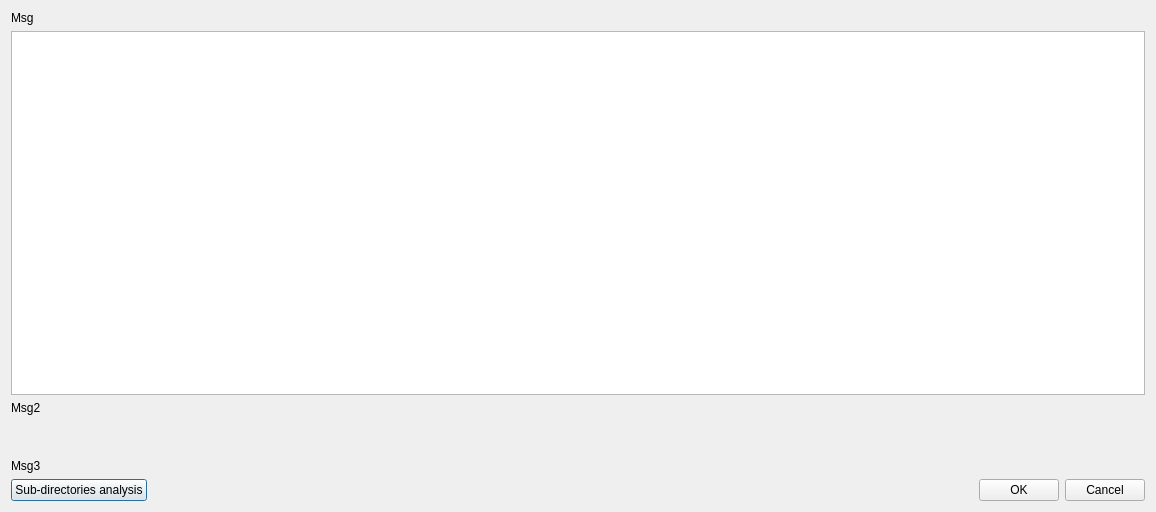
<?xml version="1.0" encoding="UTF-8"?>
<ui version="4.0">
 <class>Dialog</class>
 <widget class="QDialog" name="Dialog">
  <property name="geometry">
   <rect>
    <x>0</x>
    <y>0</y>
    <width>1156</width>
    <height>512</height>
   </rect>
  </property>
  <property name="windowTitle">
   <string>Dialog</string>
  </property>
  <layout class="QVBoxLayout" name="verticalLayout">
   <item>
    <widget class="QLabel" name="lblMessage">
     <property name="sizePolicy">
      <sizepolicy hsizetype="Preferred" vsizetype="Maximum">
       <horstretch>0</horstretch>
       <verstretch>0</verstretch>
      </sizepolicy>
     </property>
     <property name="text">
      <string>Msg</string>
     </property>
     <property name="wordWrap">
      <bool>true</bool>
     </property>
    </widget>
   </item>
   <item>
    <widget class="QTextEdit" name="teInfo">
     <property name="readOnly">
      <bool>true</bool>
     </property>
    </widget>
   </item>
   <item>
    <widget class="QLabel" name="lblMessage2">
     <property name="sizePolicy">
      <sizepolicy hsizetype="Preferred" vsizetype="Maximum">
       <horstretch>0</horstretch>
       <verstretch>0</verstretch>
      </sizepolicy>
     </property>
     <property name="text">
      <string>Msg2</string>
     </property>
    </widget>
   </item>
   <item>
    <widget class="BCWPathBar" name="frameBreacrumbPath">
     <property name="sizePolicy">
      <sizepolicy hsizetype="Preferred" vsizetype="Preferred">
       <horstretch>0</horstretch>
       <verstretch>0</verstretch>
      </sizepolicy>
     </property>
     <property name="minimumSize">
      <size>
       <width>0</width>
       <height>32</height>
      </size>
     </property>
     <property name="frameShape">
      <enum>QFrame::NoFrame</enum>
     </property>
     <property name="frameShadow">
      <enum>QFrame::Raised</enum>
     </property>
    </widget>
   </item>
   <item>
    <widget class="QLabel" name="lblMessage3">
     <property name="text">
      <string>Msg3</string>
     </property>
    </widget>
   </item>
   <item>
    <widget class="QWidget" name="widget" native="true">
     <layout class="QHBoxLayout" name="horizontalLayout">
      <property name="leftMargin">
       <number>0</number>
      </property>
      <property name="topMargin">
       <number>0</number>
      </property>
      <property name="rightMargin">
       <number>0</number>
      </property>
      <property name="bottomMargin">
       <number>0</number>
      </property>
      <item>
       <widget class="QPushButton" name="pbDeepDirAnalysis">
        <property name="toolTip">
         <string>Scan all sub-directories to get a more detailled analysis of files</string>
        </property>
        <property name="text">
         <string>Sub-directories analysis</string>
        </property>
       </widget>
      </item>
      <item>
       <spacer name="horizontalSpacer">
        <property name="orientation">
         <enum>Qt::Horizontal</enum>
        </property>
        <property name="sizeHint" stdset="0">
         <size>
          <width>40</width>
          <height>20</height>
         </size>
        </property>
       </spacer>
      </item>
      <item>
       <widget class="QPushButton" name="pbOk">
        <property name="text">
         <string>OK</string>
        </property>
        <property name="icon">
         <iconset theme="OK">
          <normaloff>.</normaloff>.</iconset>
        </property>
       </widget>
      </item>
      <item>
       <widget class="QPushButton" name="pbCancel">
        <property name="text">
         <string>Cancel</string>
        </property>
       </widget>
      </item>
     </layout>
    </widget>
   </item>
  </layout>
 </widget>
 <customwidgets>
  <customwidget>
   <class>BCWPathBar</class>
   <extends>QFrame</extends>
   <header>bulicommander.bc.bcwpathbar</header>
   <container>1</container>
  </customwidget>
 </customwidgets>
 <resources/>
 <connections/>
</ui>
